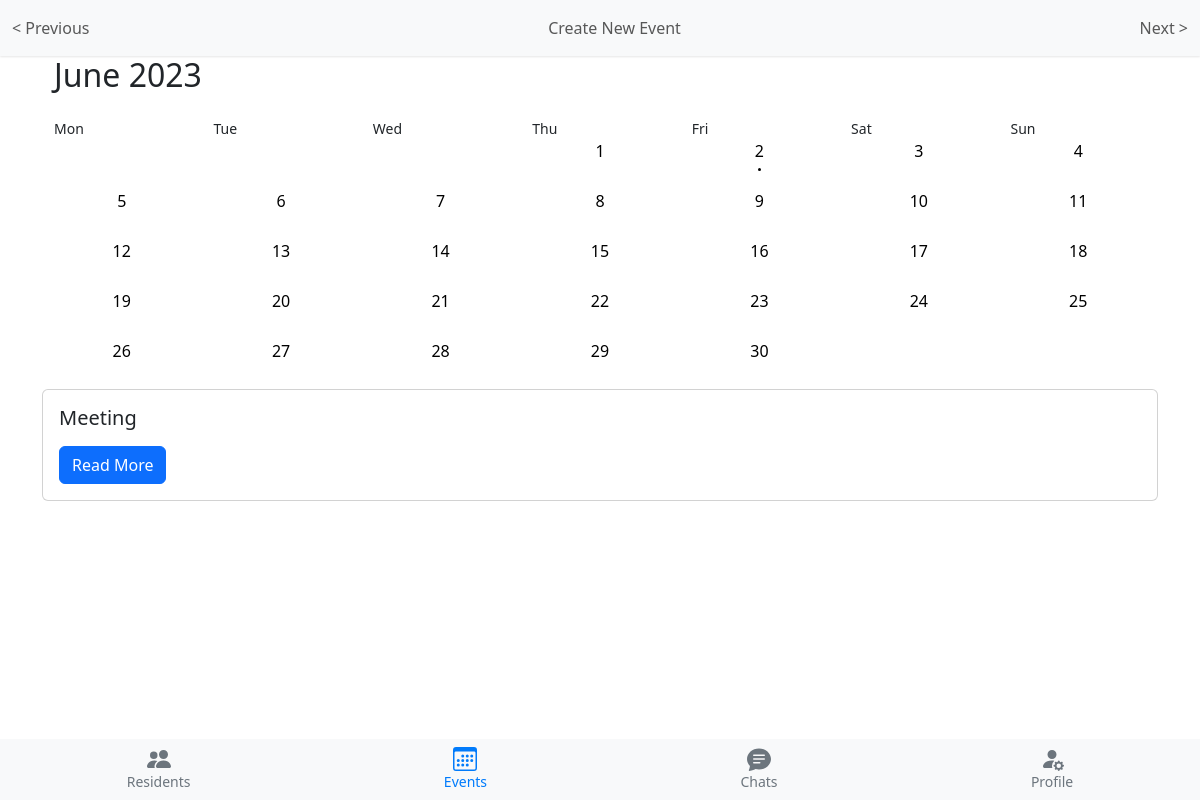
Before: /events/event_list/ with the older database file.
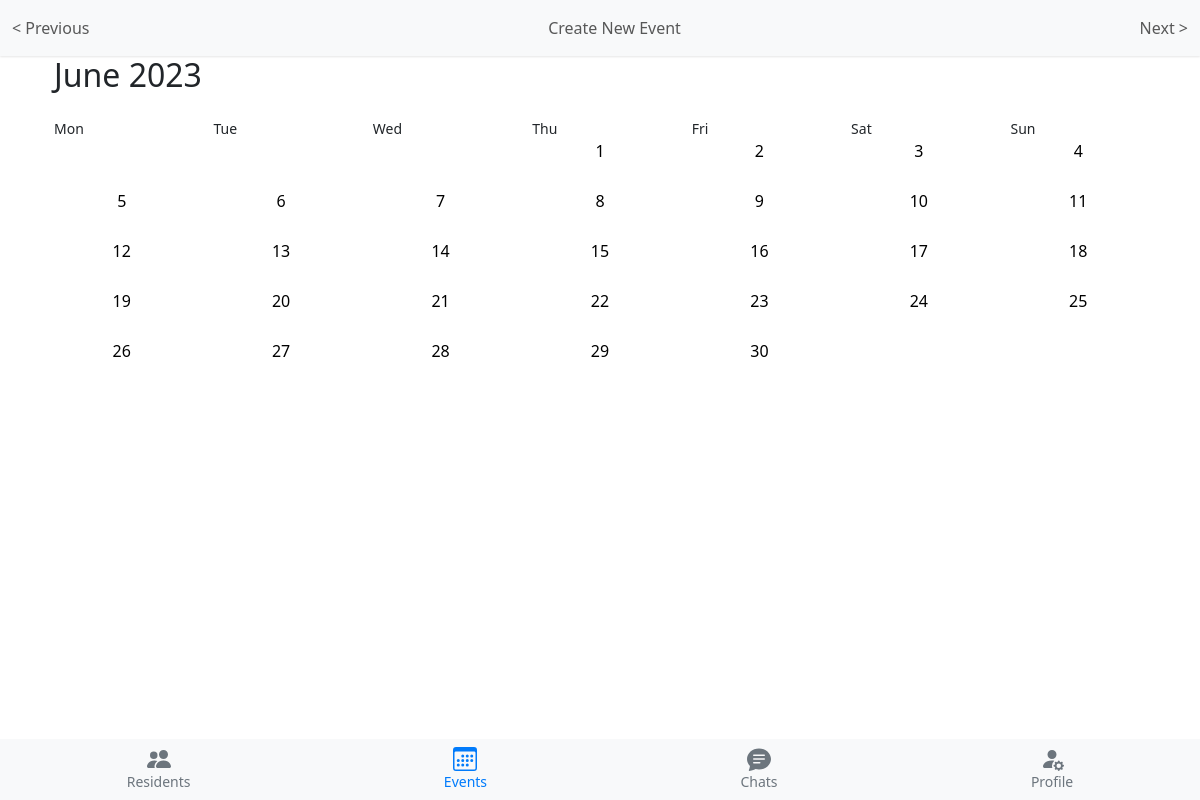
After: the same page with the newer database file.
### events/models.py (models this page shows, shortened)
class Event(models.Model):
    id = models.UUIDField(primary_key=True, default=uuid.uuid4, editable=False)
    title = models.CharField(max_length=255)
    description = models.TextField(null=True, blank=True)
    start_datetime = models.DateTimeField()
    venue = models.CharField(max_length=255)
    organizer = models.ForeignKey('accounts.Profile', related_name='organized_events', on_delete=models.CASCADE)
    attendees = models.ManyToManyField('accounts.Profile', through='EventAttendee')
    image = models.ImageField(upload_to='demo/', null=True, blank=True)

### events/views.py (the view)
# urls.py: path('event_list/', EventListView.as_view(), name='event_list'),
class EventListView(ListView):
    model = Event
    template_name = 'events/event_list.html'
    context_object_name = 'events'
    def get_context_data(self, **kwargs):
        context = super().get_context_data(**kwargs)
        today = datetime.now().date()
        year = int(self.kwargs.get('year', today.year))
        month = int(self.kwargs.get('month', today.month))
        _, days_in_month = monthrange(year, month)
        prev_year = year - 1 if month == 1 else year
        prev_month = month - 1 if month != 1 else 12
        next_year = year + 1 if month == 12 else year
        next_month = month + 1 if month != 12 else 1
        start_date = timezone.make_aware(datetime(year, month, 1), timezone.utc)
        end_date = start_date + timedelta(days=days_in_month)
        start_date = max(start_date, timezone.make_aware(datetime.combine(today, datetime.min.time()), timezone.utc))
        events = Event.objects.filter(start_datetime__gte=start_date, start_datetime__lt=end_date).order_by(
            'start_datetime')
        month_calendar = calendar.monthcalendar(year, month)
        context['month'] = month_calendar
        context['days_in_month'] = days_in_month
        context['month_number'] = month
        context['month_name'] = calendar.month_name[month]
        context['year'] = year
        context['prev_month'] = prev_month
        context['prev_year'] = prev_year
        context['next_month'] = next_month
        context['next_year'] = next_year
        context['events'] = events
        return context

### chatrooms/templates/events/event_list.html (shortened to what this page needs)
{% extends "chatrooms/base.html" %}
{% load bootstrap5 %}
{% load static %}
{% block navbar %}
<nav class="navbar navbar-light bg-light sticky-top navbar-room">
    <div class="container-fluid d-flex justify-content-between">
        <div class="navbar-nav">
            <a class="nav-link" href="{% url 'event_list_nav' year=prev_year month=prev_month %}">< Previous</a>
        </div>
        <div class="navbar-nav">
            <a class="nav-link" href="{% url 'event_create' %}">Create New Event</a>
        </div>
        <div class="navbar-nav">
            <a class="nav-link" href="{% url 'event_list_nav' year=next_year month=next_month %}">Next ></a>
        </div>
    </div>
</nav>
{% endblock %}
{% block content %}
<div class="container">
    <div class="container">
        <div class="d-flex justify-content-between align-items-center mb-3">
            <h2>{{ month_name }} {{ year }}</h2>
        </div>
        <div class="row">
            <div class="col" style="font-size: 14px;">Mon</div>
            <div class="col" style="font-size: 14px;">Tue</div>
            <div class="col" style="font-size: 14px;">Wed</div>
            <div class="col" style="font-size: 14px;">Thu</div>
            <div class="col" style="font-size: 14px;">Fri</div>
            <div class="col" style="font-size: 14px;">Sat</div>
            <div class="col" style="font-size: 14px;">Sun</div>
        </div>
        {% for week in month %}
        <div class="row">
            {% for day in week %}
            <div class="col day">
                {% if day < 1 or day > days_in_month %}
                {% else %}
                <a href="{% url 'event_day' year month_number day %}">
                    <span>{{ day }}</span>
                    <div class="event-dots">
                        {% for event in events %}
                        {% if event.start_datetime.day == day %}
                        <span class="dot"></span>
                        {% endif %}
                        {% endfor %}
                    </div>
                </a>
                {% endif %}
            </div>
            {% endfor %}
        </div>
        {% endfor %}
    </div>
    {% for event in events %}
    <div class="card mb-3">
        <div class="card-body">
            <h5 class="card-title">{{ event.title }}</h5>
            <a href="{% url 'event_detail' event.pk %}" class="btn btn-primary">Read More</a>
        </div>
    </div>
    {% endfor %}
</div>
{% endblock %}
{% block footer %}
{% include "chatrooms/footer.html" %}
{% endblock %}

Changed rows visible on the page:
removed Event: title "Meeting"
